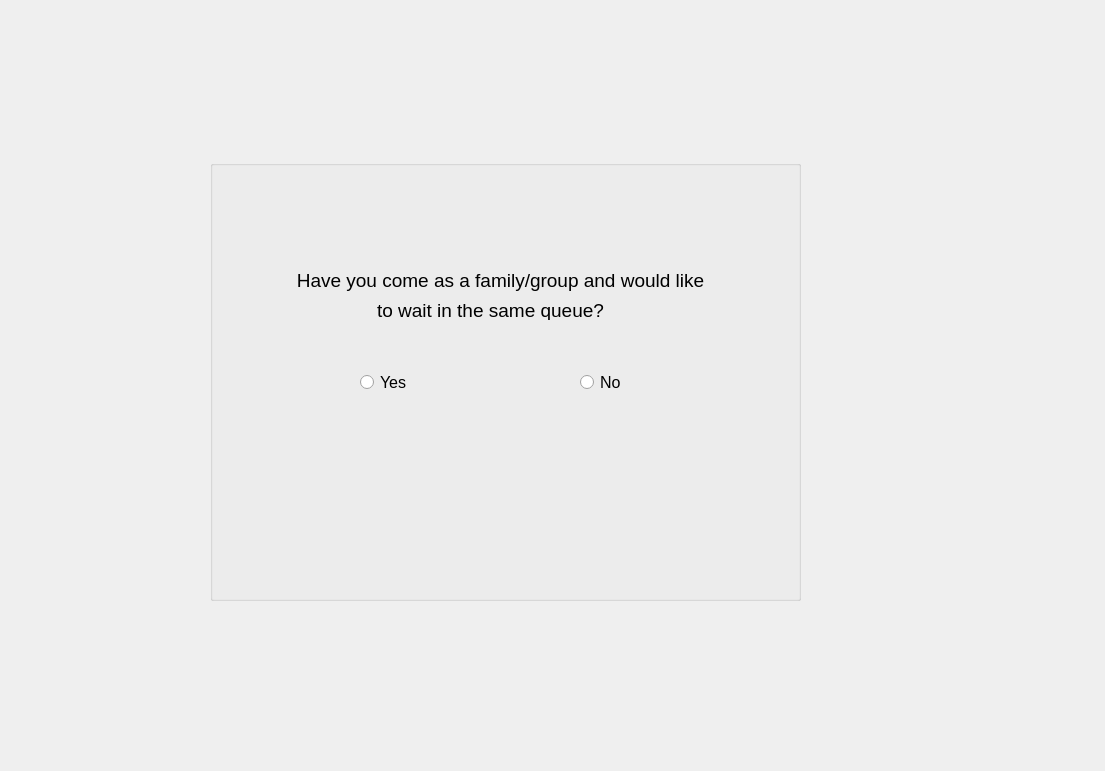
<?xml version="1.0" encoding="UTF-8"?>
<ui version="4.0">
 <class>H_FamGroupYN</class>
 <widget class="QDialog" name="H_FamGroupYN">
  <property name="geometry">
   <rect>
    <x>0</x>
    <y>0</y>
    <width>1105</width>
    <height>771</height>
   </rect>
  </property>
  <property name="windowTitle">
   <string>Dialog</string>
  </property>
  <widget class="QGroupBox" name="groupBox">
   <property name="geometry">
    <rect>
     <x>210</x>
     <y>160</y>
     <width>591</width>
     <height>441</height>
    </rect>
   </property>
   <property name="title">
    <string/>
   </property>
   <widget class="QLabel" name="label">
    <property name="geometry">
     <rect>
      <x>30</x>
      <y>100</y>
      <width>521</width>
      <height>41</height>
     </rect>
    </property>
    <property name="font">
     <font>
      <pointsize>14</pointsize>
     </font>
    </property>
    <property name="text">
     <string>Have you come as a family/group and would like</string>
    </property>
    <property name="alignment">
     <set>Qt::AlignCenter</set>
    </property>
   </widget>
   <widget class="QLabel" name="label_2">
    <property name="geometry">
     <rect>
      <x>140</x>
      <y>140</y>
      <width>281</width>
      <height>20</height>
     </rect>
    </property>
    <property name="font">
     <font>
      <pointsize>14</pointsize>
     </font>
    </property>
    <property name="text">
     <string>to wait in the same queue?</string>
    </property>
    <property name="alignment">
     <set>Qt::AlignCenter</set>
    </property>
   </widget>
   <widget class="QRadioButton" name="Yes">
    <property name="geometry">
     <rect>
      <x>150</x>
      <y>210</y>
      <width>110</width>
      <height>24</height>
     </rect>
    </property>
    <property name="font">
     <font>
      <pointsize>12</pointsize>
     </font>
    </property>
    <property name="text">
     <string>Yes</string>
    </property>
   </widget>
   <widget class="QRadioButton" name="No">
    <property name="geometry">
     <rect>
      <x>370</x>
      <y>210</y>
      <width>51</width>
      <height>24</height>
     </rect>
    </property>
    <property name="font">
     <font>
      <pointsize>12</pointsize>
     </font>
    </property>
    <property name="text">
     <string>No</string>
    </property>
   </widget>
  </widget>
 </widget>
 <resources/>
 <connections/>
</ui>
